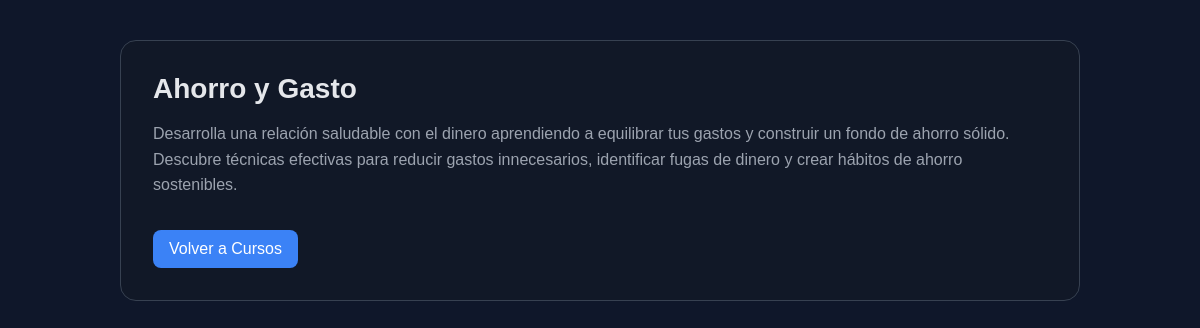
Screenshot of /cursos/curso/ahorro-gasto/ (signed in) with the database file from the repository.
### Programas_Cursos/models.py (models this page shows, shortened)
class Curso(models.Model):
    codigo = models.CharField(max_length=50, unique=True, default='curso-default')
    titulo = models.CharField(max_length=200, default='Título del Curso')
    subtitulo = models.CharField(max_length=300, default='Subtítulo del Curso')
    descripcion = models.TextField(default='Descripción del curso')
    imagen_url = models.URLField(default='https://example.com/default-image.jpg')
    icono = models.CharField(max_length=10, default='📚')
    fecha_creacion = models.DateTimeField(default=timezone.now)

### Programas_Cursos/views.py (the view)
# urls.py: path('curso/<str:codigo>/', views.ver_curso, name='ver_curso'),
@login_required
def ver_curso(request, codigo):
    template_map = {
        'presupuesto-personal': 'programas_cursos/presupuesto.html',
        'ahorro-gasto': 'programas_cursos/ahorrogasto.html',
        'tipos-inversion': 'programas_cursos/inversion.html',
        'inflacion': 'programas_cursos/inflacion.html',
    }
    template = template_map.get(codigo)
    if not template:
        return redirect('cursos:lista_cursos')
    try:
        curso = Curso.objects.get(codigo=codigo)
    except Curso.DoesNotExist:
        curso = None
    context = {'curso': curso, 'codigo': codigo}
    return render(request, template, context)

### Programas_Cursos/templates/programas_cursos/ahorrogasto.html (shortened to what this page needs)
<!DOCTYPE html>
<html lang="es">
<head>
</head>
<body>
  <div class="wrap">
    <div class="card">
      <h1>{% if curso %}{{ curso.titulo }}{% else %}Ahorro y Gasto{% endif %}</h1>
      <p>{% if curso and curso.descripcion %}{{ curso.descripcion }}{% else %}Contenido del curso Ahorro y Gasto.{% endif %}</p>
      <a class="btn" href="{% url 'usuarios:micursos' %}">Volver a Cursos</a>
    </div>
  </div>
</body>
</html>

### Programas_Cursos/templates/programas_cursos/ahorrogasto.html (style rules this page uses)
body { font-family: Arial, sans-serif; background:#0f172a; color:#e5e7eb; margin:0; }
.wrap { max-width:960px; margin:0 auto; padding:40px 20px; }
.card { background:#111827; border:1px solid #374151; border-radius:16px; padding:32px; }
h1 { margin:0 0 12px; font-size:28px; }
p { color:#9ca3af; line-height:1.6; }
a.btn { display:inline-block; margin-top:16px; background:#3b82f6; color:#fff; padding:10px 16px; border-radius:8px; text-decoration:none; }

### rows the page displays
Curso: titulo "Ahorro y Gasto", descripcion "Desarrolla una relación saludable con el dinero aprendiendo a equilibrar tus gastos y construir un fondo de ahorro sólido. Descubre técnicas efectivas para reducir gastos innecesarios, identificar fugas de dinero y crear hábitos de ahorro sostenibles."
